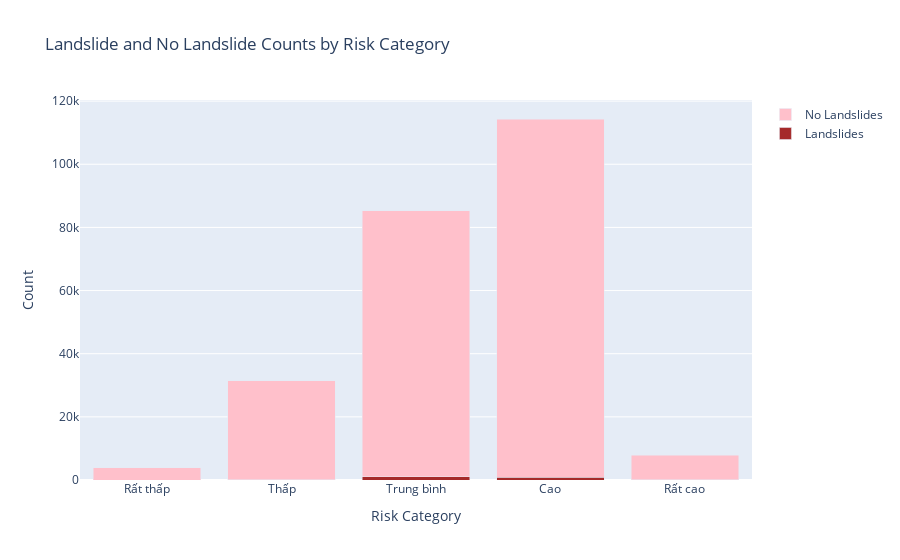

Source (notebook cell):
### Code cell
stacked_trace = go.Bar(
    x=overall_stats['Risk_'],  # Risk levels
    y=overall_stats['Landslide_count'],  # Count of landslides
    name='Landslides',
    marker=dict(color='brown')
)

no_landslide_trace = go.Bar(
    x=overall_stats['Risk_'],  # Risk levels
    y=overall_stats['No_landslide_count'],  # Count of no landslides
    name='No Landslides',
    marker=dict(color='pink')
)

# Layout customization
layout = go.Layout(
    title="Landslide and No Landslide Counts by Risk Category",
    barmode='stack',  # Stack the bars
    xaxis=dict(title="Risk Category"),
    yaxis=dict(title="Count"),
    showlegend=True
)

# Create and show the figure
fig = go.Figure(data=[stacked_trace, no_landslide_trace], layout=layout)
fig.show()

### Figure 1 — Plotly figure (JSON) as saved in the notebook; plotly's stock layout.template omitted (floating-point values rounded to 4 significant figures)
{"data": [{"marker": {"color": "brown"}, "name": "Landslides", "type": "bar", "x": ["Rất thấp", "Thấp", "Trung bình", "Cao", "Rất cao"], "y": [1, 37, 1031, 892, 128]}, {"marker": {"color": "pink"}, "name": "No Landslides", "type": "bar", "x": ["Rất thấp", "Thấp", "Trung bình", "Cao", "Rất cao"], "y": [3873, 31455, 84308, 113443, 7738]}], "layout": {"barmode": "stack", "showlegend": true, "title": {"text": "Landslide and No Landslide Counts by Risk Category"}, "xaxis": {"title": {"text": "Risk Category"}}, "yaxis": {"title": {"text": "Count"}}}}
